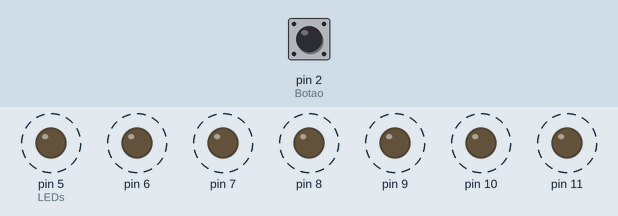
The sketch below on a simulated Arduino Uno, built with avr-gcc and run on an emulated ATmega328P. Parts: output pins drawn as LEDs (lit = HIGH). Dashed ring = blinking. The inputs (shaded band) are chosen by the test bench; at power-on: pin 2 (Botao) HIGH. Random numbers use the default seed unless the sketch sets one.

Above: at 3.2 s.
3.3 s: pin 2 (Botao) pulled LOW for 1.45 s
At 4.1 s:
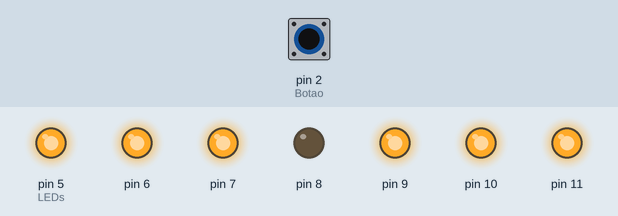
6.8 s: pin 2 (Botao) pulled LOW for 1.45 s
At 8.7 s:
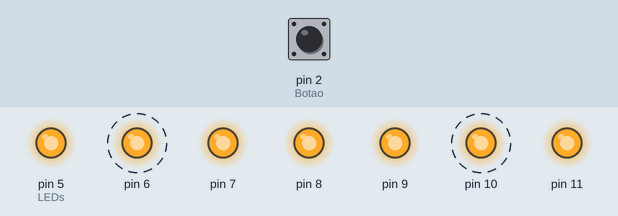
10.3 s: pin 2 (Botao) pulled LOW for 3.2 s
At 11.2 s:
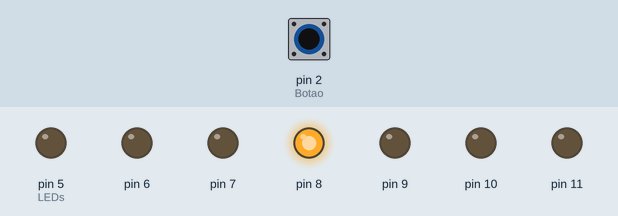
Timing chart, 0 to 21.0 s (numbered marks = the images above; inputs shaded):
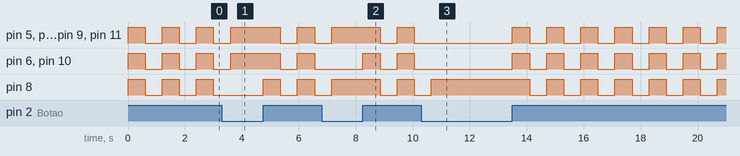

The sketch:

dado_eletronico.ino
```cpp
int Num = 0;

void setup()
{
  pinMode(2, INPUT_PULLUP); //Botao
  pinMode(5, OUTPUT); //LEDs
  pinMode(6, OUTPUT);
  pinMode(7, OUTPUT);
  pinMode(8, OUTPUT);
  pinMode(9, OUTPUT);
  pinMode(10, OUTPUT);
  pinMode(11, OUTPUT);
}

void loop()
{
  while (digitalRead(2) == HIGH) {
    digitalWrite(5, HIGH);
    digitalWrite(6, HIGH);
    digitalWrite(7, HIGH);
    digitalWrite(8, HIGH);
    digitalWrite(9, HIGH);
    digitalWrite(10, HIGH);
    digitalWrite(11, HIGH);
    delay(600);
    digitalWrite(5, LOW);
    digitalWrite(6, LOW);
    digitalWrite(7, LOW);
    digitalWrite(8, LOW);
    digitalWrite(9, LOW);
    digitalWrite(10, LOW);
    digitalWrite(11, LOW);
    delay(600);

    Num = random(1, 6 + 1); // Randomizando o numero do dado

    if (Num == 1) {
      digitalWrite(5, LOW);
      digitalWrite(6, LOW);
      digitalWrite(7, LOW);
      digitalWrite(8, HIGH);
      digitalWrite(9, LOW);
      digitalWrite(10, LOW);
      digitalWrite(11, LOW);
    }
    if (Num == 2) {
      digitalWrite(5, LOW);
      digitalWrite(6, LOW);
      digitalWrite(7, HIGH);
      digitalWrite(8, LOW);
      digitalWrite(9, LOW);
      digitalWrite(10, LOW);
      digitalWrite(11, HIGH);
    }
    if (Num == 3) {
      digitalWrite(5, LOW);
      digitalWrite(6, LOW);
      digitalWrite(7, HIGH);
      digitalWrite(8, HIGH);
      digitalWrite(9, LOW);
      digitalWrite(10, LOW);
      digitalWrite(11, HIGH);
    }
    if (Num == 4) {
      digitalWrite(5, HIGH);
      digitalWrite(6, LOW);
      digitalWrite(7, HIGH);
      digitalWrite(8, LOW);
      digitalWrite(9, HIGH);
      digitalWrite(10, LOW);
      digitalWrite(11, HIGH);
    }
    if (Num == 5) {
      digitalWrite(5, HIGH);
      digitalWrite(6, LOW);
      digitalWrite(7, HIGH);
      digitalWrite(8, HIGH);
      digitalWrite(9, HIGH);
      digitalWrite(10, LOW);
      digitalWrite(11, HIGH);
    }
    if (Num == 6) {
      digitalWrite(5, HIGH);
      digitalWrite(6, HIGH);
      digitalWrite(7, HIGH);
      digitalWrite(8, LOW);
      digitalWrite(9, HIGH);
      digitalWrite(10, HIGH);
      digitalWrite(11, HIGH);
    }
  }

  Num == 1;
}
```

Measured:
- by itself, pin 5 (LEDs), pin 6, pin 7, pin 9–11: alternates HIGH for 0.60 s and LOW for 0.60 s
- by itself, pin 8: repeats every 1.2 s: LOW 0.60 s, HIGH 0.60 s
